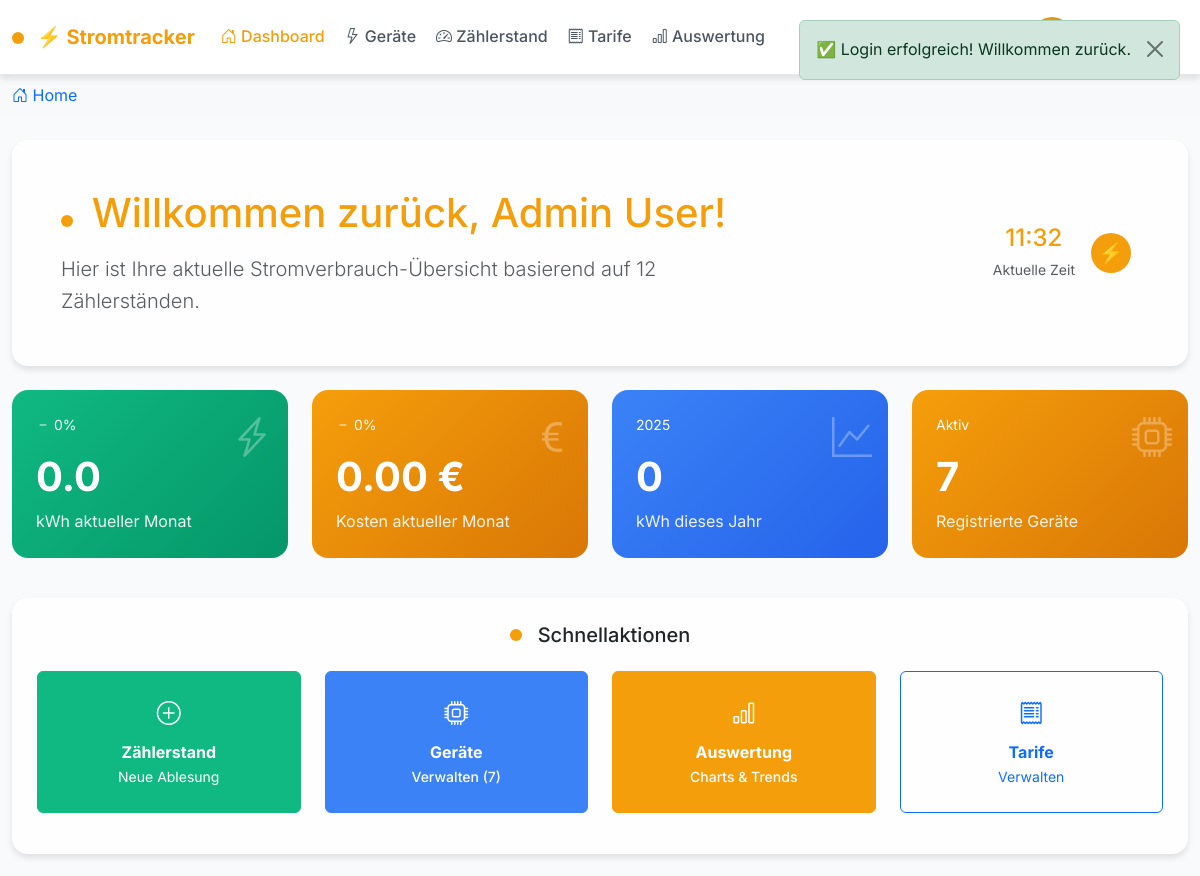
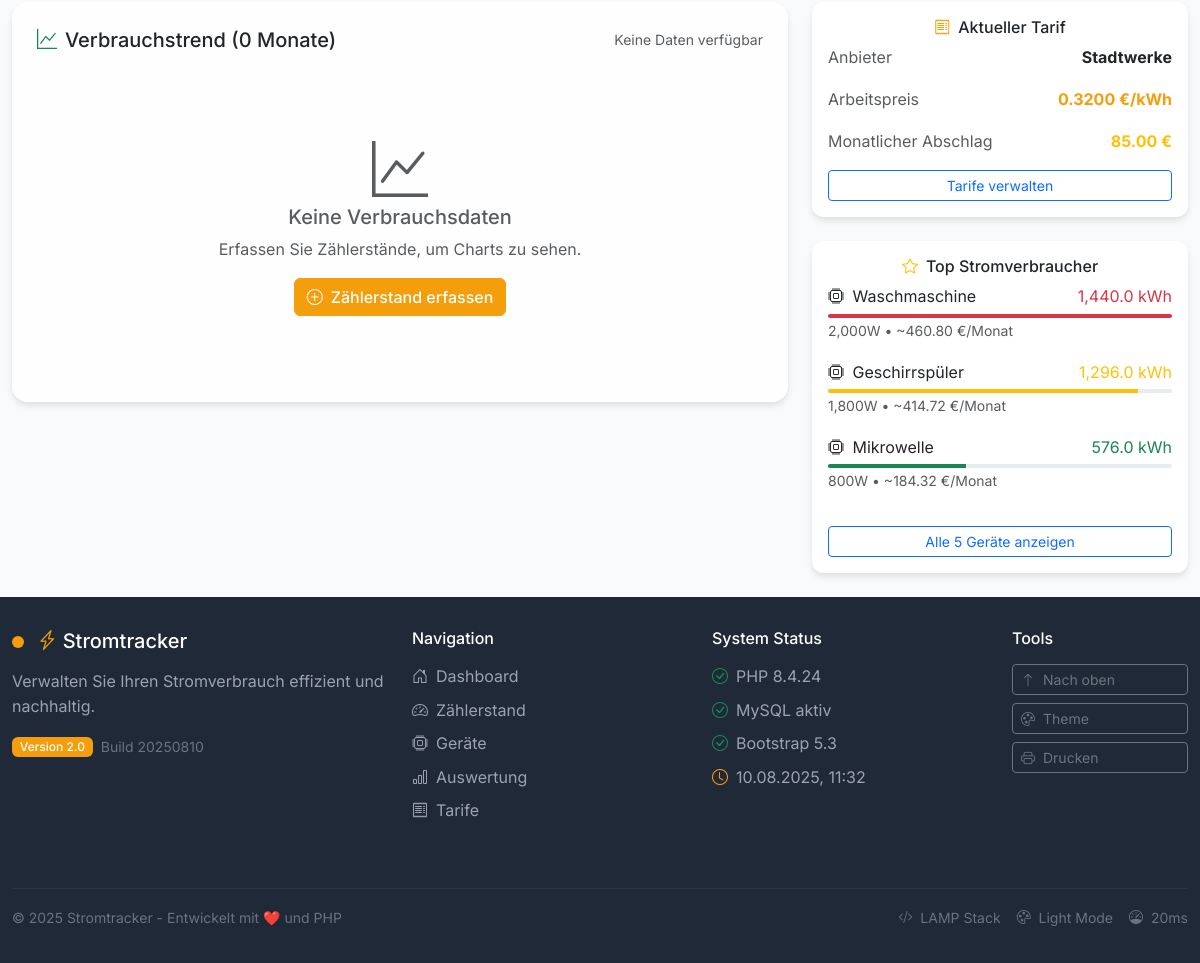
/dashboard.php (signed in), run on the app's committed database (2 pictures, top to bottom).
### tables this page shows
CREATE TABLE tariff_periods (
    id INT AUTO_INCREMENT PRIMARY KEY,
    user_id INT NOT NULL,
    valid_from DATE NOT NULL,
    valid_to DATE NULL,
    rate_per_kwh DECIMAL(10,4) NOT NULL COMMENT 'Preis pro kWh in Euro',
    monthly_payment DECIMAL(10,2) NOT NULL DEFAULT 0 COMMENT 'Monatlicher Abschlag',
    basic_fee DECIMAL(10,2) NOT NULL DEFAULT 0 COMMENT 'Grundgebühr pro Monat',
    provider_name VARCHAR(255) DEFAULT NULL COMMENT 'Stromanbieter',
    tariff_name VARCHAR(255) DEFAULT NULL COMMENT 'Tarifname',
    customer_number VARCHAR(255) DEFAULT NULL COMMENT 'Kundennummer',
    notes TEXT NULL,
    is_active BOOLEAN DEFAULT FALSE,
    created_at TIMESTAMP DEFAULT CURRENT_TIMESTAMP,
    updated_at TIMESTAMP DEFAULT CURRENT_TIMESTAMP ON UPDATE CURRENT_TIMESTAMP,
    FOREIGN KEY (user_id) REFERENCES users(id) ON DELETE CASCADE,
    INDEX idx_user_active (user_id, is_active),
    INDEX idx_user_dates (user_id, valid_from, valid_to)
);

CREATE TABLE devices (
    id INT AUTO_INCREMENT PRIMARY KEY,
    user_id INT NOT NULL,
    name VARCHAR(255) NOT NULL,
    category VARCHAR(100) NOT NULL,
    wattage INT NOT NULL,
    is_active BOOLEAN DEFAULT TRUE,
    created_at TIMESTAMP DEFAULT CURRENT_TIMESTAMP,
    updated_at TIMESTAMP DEFAULT CURRENT_TIMESTAMP ON UPDATE CURRENT_TIMESTAMP,
    FOREIGN KEY (user_id) REFERENCES users(id) ON DELETE CASCADE,
    INDEX idx_user_active (user_id, is_active)
);

### dashboard.php (the view, shortened to what the rows shown need)
<?php
require_once 'config/database.php';
require_once 'config/session.php';
$userId = Auth::getUserId();
$topDevices = Database::fetchAll(
    "SELECT name, category, wattage,
            (wattage * 24 * 30 / 1000) as estimated_monthly_kwh,
            (wattage * 24 * 30 / 1000 * 0.32) as estimated_monthly_cost
     FROM devices
     WHERE user_id = ? AND is_active = 1
     ORDER BY wattage DESC
     LIMIT 5",
    [$userId]
) ?: [];
$currentTariff = Database::fetchOne(
    "SELECT * FROM tariff_periods
     WHERE user_id = ? AND is_active = 1
     ORDER BY valid_from DESC LIMIT 1",
    [$userId]
) ?: null;
include 'includes/header.php';
include 'includes/navbar.php';
?>
<div class="container-fluid py-4">
    <div class="row mb-4">
        <div class="col-12">
            <div class="card glass p-5">
                <div class="row align-items-center">
                    <div class="col-md-8">
                        <h1 class="text-energy mb-3">
                            <span class="energy-indicator"></span>
                            Willkommen zurück, <?= htmlspecialchars($user['name'] ?? explode('@', $user['email'])[0]) ?>!
                        </h1>
                    </div>
                </div>
            </div>
        </div>
    </div>
    <div class="row">
        <div class="col-md-4">
            <?php if ($currentTariff): ?>
            <div class="card mb-4">
                <div class="card-body">
                    <h6 class="card-title flex-center gap-2">
                        <i class="bi bi-receipt text-energy"></i>
                        Aktueller Tarif
                    </h6>
                    <div class="mb-3">
                        <div class="flex-between">
                            <span class="text-muted">Anbieter</span>
                            <strong><?= htmlspecialchars($currentTariff['provider_name'] ?: 'Standard') ?></strong>
                        </div>
                    </div>
                    <div class="mb-3">
                        <div class="flex-between">
                            <span class="text-muted">Arbeitspreis</span>
                            <strong class="text-energy"><?= number_format($currentTariff['rate_per_kwh'], 4) ?> €/kWh</strong>
                        </div>
                    </div>
                    <div class="mb-3">
                        <div class="flex-between">
                            <span class="text-muted">Monatlicher Abschlag</span>
                            <strong class="text-warning"><?= number_format($currentTariff['monthly_payment'], 2) ?> €</strong>
                        </div>
                    </div>
                    <a href="tarife.php" class="btn btn-outline-primary btn-sm w-100">
                        Tarife verwalten
                    </a>
                </div>
            </div>
            <?php endif; ?>
            <div class="card">
                <div class="card-body">
                    <?php if (!empty($topDevices)): ?>
                        <?php foreach (array_slice($topDevices, 0, 3) as $index => $device): ?>
                            <div class="mb-3">
                                <div class="flex-between mb-1">
                                    <span>
                                        <i class="bi bi-cpu me-1"></i>
                                        <?= htmlspecialchars($device['name']) ?>
                                    </span>
                                    <span class="<?= $index === 0 ? 'text-danger' : ($index === 1 ? 'text-warning' : 'text-success') ?>">
                                        <?= number_format($device['estimated_monthly_kwh'], 1) ?> kWh
                                    </span>
                                </div>
                                <div class="progress" style="height: 4px;">
                                    <div class="progress-bar <?= $index === 0 ? 'bg-danger' : ($index === 1 ? 'bg-warning' : 'bg-success') ?>"
                                         style="width: <?= min(100, ($device['wattage'] / 2000) * 100) ?>%"></div>
                                </div>
                                <small class="text-muted">
                                    <?= number_format($device['wattage']) ?>W •
                                    ~<?= number_format($device['estimated_monthly_cost'], 2) ?> €/Monat
                                </small>
                            </div>
                        <?php endforeach; ?>
                    <?php endif; ?>
                </div>
            </div>
        </div>
    </div>
</div>
<?php include 'includes/footer.php'; ?>

### data on the page
tariff_periods: provider_name "Stadtwerke", rate_per_kwh "0.3200", monthly_payment "85.00"
devices: name "Waschmaschine", estimated_monthly_kwh "1,440.0", wattage "2,000", estimated_monthly_cost "460.80"
devices: name "Geschirrspüler", estimated_monthly_kwh "1,296.0", wattage "1,800", estimated_monthly_cost "414.72"
devices: name "Mikrowelle", estimated_monthly_kwh "576.0", wattage "800", estimated_monthly_cost "184.32"

### other printed values
$user['name'] "Admin User"
$stats['total_readings'] "12"
$stats['current_month_consumption'] "0.0"
$stats['current_month_cost'] "0.00"
$stats['year_consumption'] "0"
$stats['total_devices'] "7"
count($chartData) "0"
count($topDevices) "5"
PHP_VERSION "8.4.24"
